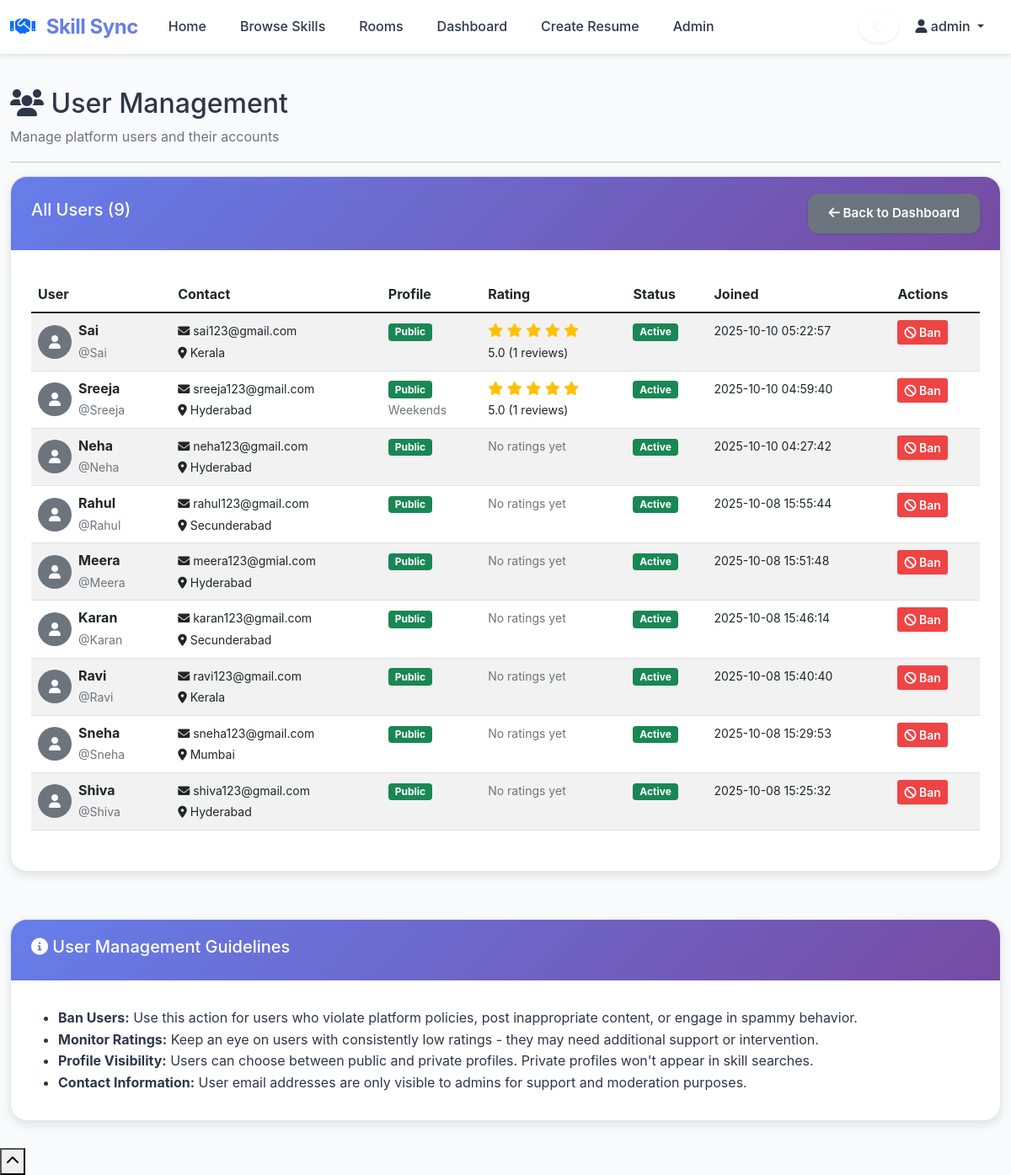
Page /admin/users (signed in) on the committed database.
### tables this page shows
CREATE TABLE users (
            id INTEGER PRIMARY KEY AUTOINCREMENT,
            username TEXT UNIQUE NOT NULL,
            email TEXT UNIQUE NOT NULL,
            password_hash TEXT NOT NULL,
            name TEXT NOT NULL,
            location TEXT,
            profile_photo TEXT,
            is_public INTEGER DEFAULT 1,
            availability TEXT,
            is_admin INTEGER DEFAULT 0,
            is_banned INTEGER DEFAULT 0,
            created_at TIMESTAMP DEFAULT CURRENT_TIMESTAMP
        );

### app.py (the view)
@app.route('/admin/users')
def admin_users():
    if 'user_id' not in session or not session.get('is_admin'):
        flash('Access denied!')
        return redirect(url_for('login'))
    conn = get_db_connection()
    users = conn.execute('''
        SELECT u.*,
               (SELECT AVG(rating) FROM ratings WHERE rated_id = u.id) as avg_rating,
               (SELECT COUNT(*) FROM ratings WHERE rated_id = u.id) as rating_count
        FROM users u
        WHERE u.is_admin = 0
        ORDER BY u.created_at DESC
    ''').fetchall()
    conn.close()
    return render_template('admin_users.html', users=users)

### app.py (called while the page is built)
def get_db_connection():
    conn = sqlite3.connect('skillswap.db')
    conn.row_factory = sqlite3.Row
    return conn

### templates/admin_users.html (shortened to what this page needs)
{% extends "base.html" %}
{% block content %}
<div class="row">
    <div class="col-md-12">
        <h2><i class="fas fa-users"></i> User Management</h2>
        <p class="text-muted">Manage platform users and their accounts</p>
        <hr>
    </div>
</div>
<div class="row">
    <div class="col-md-12">
        <div class="card">
            <div class="card-header d-flex justify-content-between align-items-center">
                <h5>All Users ({{ users|length }})</h5>
                <a href="{{ url_for('admin_dashboard') }}" class="btn btn-secondary">
                    <i class="fas fa-arrow-left"></i> Back to Dashboard
                </a>
            </div>
            <div class="card-body">
                {% if users %}
                    <div class="table-responsive">
                        <table class="table table-striped">
                            <thead>
                                <tr>
                                    <th>User</th>
                                    <th>Contact</th>
                                    <th>Profile</th>
                                    <th>Rating</th>
                                    <th>Status</th>
                                    <th>Joined</th>
                                    <th>Actions</th>
                                </tr>
                            </thead>
                            <tbody>
                                {% for user in users %}
                                    <tr class="{{ 'table-danger' if user.is_banned else '' }}">
                                        <td>
                                            <div class="d-flex align-items-center">
                                                {% if user.profile_photo %}
                                                    <img src="{{ url_for('static', filename='uploads/' + user.profile_photo) }}"
                                                         class="rounded-circle me-2" width="40" height="40" alt="Profile">
                                                {% else %}
                                                    <div class="bg-secondary rounded-circle d-flex align-items-center justify-content-center me-2"
                                                         style="width: 40px; height: 40px;">
                                                        <i class="fas fa-user text-white"></i>
                                                    </div>
                                                {% endif %}
                                                <div>
                                                    <strong>{{ user.name }}</strong><br>
                                                    <small class="text-muted">@{{ user.username }}</small>
                                                </div>
                                            </div>
                                        </td>
                                        <td>
                                            <small>
                                                <i class="fas fa-envelope"></i> {{ user.email }}<br>
                                                {% if user.location %}
                                                    <i class="fas fa-map-marker-alt"></i> {{ user.location }}
                                                {% endif %}
                                            </small>
                                        </td>
                                        <td>
                                            <span class="badge bg-{{ 'success' if user.is_public else 'warning' }}">
                                                {{ 'Public' if user.is_public else 'Private' }}
                                            </span>
                                            {% if user.availability %}
                                                <br><small class="text-muted">{{ user.availability }}</small>
                                            {% endif %}
                                        </td>
                                        <td>
                                            {% if user.avg_rating %}
                                                <span class="text-warning">
                                                    {% for i in range(1, 6) %}
                                                        <i class="fas fa-star{{ '' if i <= user.avg_rating else '-empty' }}"></i>
                                                    {% endfor %}
                                                </span>
                                                <br><small>{{ "%.1f"|format(user.avg_rating) }} ({{ user.rating_count }} reviews)</small>
                                            {% else %}
                                                <small class="text-muted">No ratings yet</small>
                                            {% endif %}
                                        </td>
                                        <td>
                                            <span class="badge bg-{{ 'danger' if user.is_banned else 'success' }}">
                                                {{ 'Banned' if user.is_banned else 'Active' }}
                                            </span>
                                        </td>
                                        <td>
                                            <small>{{ user.created_at }}</small>
                                        </td>
                                        <td>
                                            <div class="btn-group btn-group-sm">
                                                <a href="{{ url_for('admin_ban_user', user_id=user.id) }}"
                                                   class="btn btn-{% if user.is_banned %}success{% else %}danger{% endif %}"
                                                   onclick="return confirm('Are you sure you want to {% if user.is_banned %}unban{% else %}ban{% endif %} this user?')">
                                                    <i class="fas fa-{% if user.is_banned %}check{% else %}ban{% endif %}"></i>
                                                    {% if user.is_banned %}Unban{% else %}Ban{% endif %}
                                                </a>
                                            </div>
                                        </td>
                                    </tr>
                                {% endfor %}
                            </tbody>
                        </table>
                    </div>
                {% else %}
                    <div class="alert alert-info">
                        <i class="fas fa-info-circle"></i> No users found.
                    </div>
                {% endif %}
            </div>
        </div>
    </div>
</div>
<div class="row mt-4">
    <div class="col-md-12">
        <div class="card">
            <div class="card-header">
                <h5><i class="fas fa-info-circle"></i> User Management Guidelines</h5>
            </div>
            <div class="card-body">
                <ul class="mb-0">
                    <li><strong>Ban Users:</strong> Use this action for users who violate platform policies, post inappropriate content, or engage in spammy behavior.</li>
                    <li><strong>Monitor Ratings:</strong> Keep an eye on users with consistently low ratings - they may need additional support or intervention.</li>
                    <li><strong>Profile Visibility:</strong> Users can choose between public and private profiles. Private profiles won't appear in skill searches.</li>
                    <li><strong>Contact Information:</strong> User email addresses are only visible to admins for support and moderation purposes.</li>
                </ul>
            </div>
        </div>
    </div>
</div>
{% endblock %}

### static/css/style.css (style rules this page uses)
:root { --primary: #667eea; --primary-dark: #5a67d8; --primary-light: #a5b4fc; --secondary: #764ba2; --accent: #ffd89b; --success: #10b981; --danger: #ef4444; --warning: #f59e0b; --bg-light: #f8fafc; --bg-white: #ffffff; --bg-dark: #1a1a2e; --text-main: #2d3748; --text-muted: #718096; --text-light: #a0aec0; --border-light: #e2e8f0; --shadow-sm: 0 1px 3px rgba(0, 0, 0, 0.1); --shadow-md: 0 4px 12px rgba(0, 0, 0, 0.1); --shadow-lg: 0 10px 25px rgba(0, 0, 0, 0.15); --radius-sm: 8px; --radius-md: 12px; --radius-lg: 20px; }
body { font-family: 'Inter', 'Segoe UI', -apple-system, BlinkMacSystemFont, sans-serif; background: var(--bg-light); color: var(--text-main); min-height: 100vh; padding-top: 80px; font-size: 1rem; line-height: 1.6; -webkit-font-smoothing: antialiased; -moz-osx-font-smoothing: grayscale; }
.card { border: 1px solid var(--border-light); border-radius: var(--radius-lg); box-shadow: var(--shadow-md); background: var(--bg-white); margin-bottom: 2rem; transition: all 0.3s ease; overflow: hidden; }
.card-header { background: linear-gradient(135deg, var(--primary) 0%, var(--secondary) 100%); color: white; font-weight: 600; border-bottom: none; border-radius: var(--radius-lg) var(--radius-lg) 0 0; font-size: 1.1rem; padding: 1.25rem 1.5rem; }
.card-body { padding: 2rem 1.5rem; }
.btn { border-radius: var(--radius-md); font-weight: 600; padding: 0.75rem 1.5rem; font-size: 0.95rem; transition: all 0.3s ease; box-shadow: var(--shadow-sm); border: none; position: relative; overflow: hidden; }
.btn::before { content: ''; position: absolute; top: 0; left: -100%; width: 100%; height: 100%; background: linear-gradient(90deg, transparent, rgba(255, 255, 255, 0.2), transparent); transition: left 0.5s; }
.btn-danger { background: var(--danger); color: white; }

### rows in the picture
users: name "Sai", username "Sai", email "sai123@gmail.com", location "Kerala", is_public "Public", avg_rating "5.0", rating_count "1", is_banned "Active", created_at "2025-10-10 05:22:57", shows "Ban"
users: name "Sreeja", username "Sreeja", email "sreeja123@gmail.com", location "Hyderabad", is_public "Public", availability "Weekends", avg_rating "5.0", rating_count "1", is_banned "Active", created_at "2025-10-10 04:59:40", shows "Ban"
users: name "Neha", username "Neha", email "neha123@gmail.com", location "Hyderabad", is_public "Public", shows "No ratings yet", is_banned "Active", created_at "2025-10-10 04:27:42", shows "Ban"
users: name "Rahul", username "Rahul", email "rahul123@gmail.com", location "Secunderabad", is_public "Public", shows "No ratings yet", is_banned "Active", created_at "2025-10-08 15:55:44", shows "Ban"
users: name "Meera", username "Meera", email "meera123@gmial.com", location "Hyderabad", is_public "Public", shows "No ratings yet", is_banned "Active", created_at "2025-10-08 15:51:48", shows "Ban"
users: name "Karan", username "Karan", email "karan123@gmail.com", location "Secunderabad", is_public "Public", shows "No ratings yet", is_banned "Active", created_at "2025-10-08 15:46:14", shows "Ban"
users: name "Ravi", username "Ravi", email "ravi123@gmail.com", location "Kerala", is_public "Public", shows "No ratings yet", is_banned "Active", created_at "2025-10-08 15:40:40", shows "Ban"
users: name "Sneha", username "Sneha", email "sneha123@gmail.com", location "Mumbai", is_public "Public", shows "No ratings yet", is_banned "Active", created_at "2025-10-08 15:29:53", shows "Ban"
users: name "Shiva", username "Shiva", email "shiva123@gmail.com", location "Hyderabad", is_public "Public", shows "No ratings yet", is_banned "Active", created_at "2025-10-08 15:25:32", shows "Ban"

### other values in the picture
{{ session.username }} "admin"
{{ users|length }} "9"
